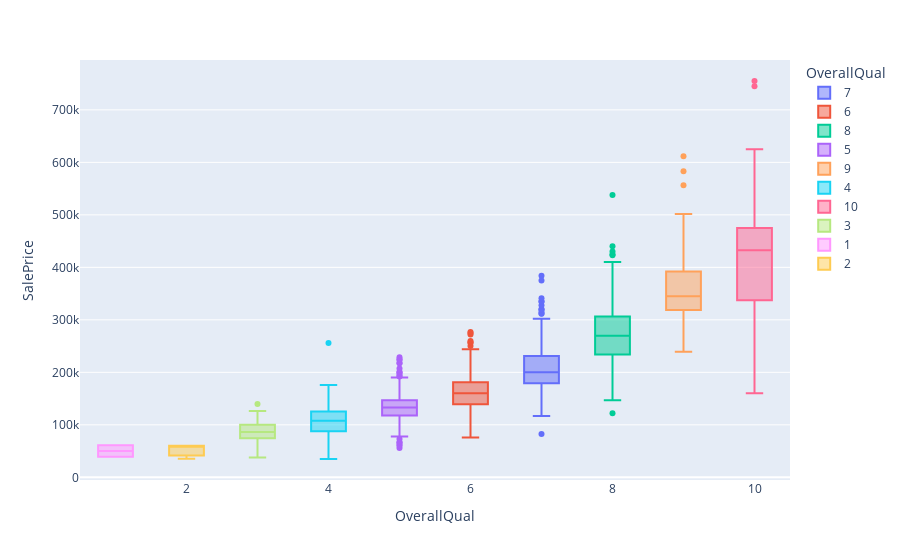

The notebook cell saved with this chart:
### Code cell
pex.box(graficas, x="OverallQual", y = "SalePrice", color = "OverallQual")

### Figure 1 — Plotly figure (JSON) as saved in the notebook; plotly's stock layout.template omitted (floating-point values rounded to 4 significant figures; data arrays with more than 128 entries replaced by an {"elided": "..."} marker saying what was removed)
{"data": [{"alignmentgroup": "True", "hovertemplate": "OverallQual=%{x}<br>SalePrice=%{y}<extra></extra>", "legendgroup": "7", "marker": {"color": "#636efa"}, "name": "7", "notched": false, "offsetgroup": "7", "orientation": "v", "showlegend": true, "type": "box", "x": {"elided": "319 int values"}, "x0": " ", "xaxis": "x", "y": {"elided": "319 int values"}, "y0": " ", "yaxis": "y"}, {"alignmentgroup": "True", "hovertemplate": "OverallQual=%{x}<br>SalePrice=%{y}<extra></extra>", "legendgroup": "6", "marker": {"color": "#EF553B"}, "name": "6", "notched": false, "offsetgroup": "6", "orientation": "v", "showlegend": true, "type": "box", "x": {"elided": "374 int values"}, "x0": " ", "xaxis": "x", "y": {"elided": "374 int values"}, "y0": " ", "yaxis": "y"}, {"alignmentgroup": "True", "hovertemplate": "OverallQual=%{x}<br>SalePrice=%{y}<extra></extra>", "legendgroup": "8", "marker": {"color": "#00cc96"}, "name": "8", "notched": false, "offsetgroup": "8", "orientation": "v", "showlegend": true, "type": "box", "x": {"elided": "168 int values"}, "x0": " ", "xaxis": "x", "y": {"elided": "168 int values"}, "y0": " ", "yaxis": "y"}, {"alignmentgroup": "True", "hovertemplate": "OverallQual=%{x}<br>SalePrice=%{y}<extra></extra>", "legendgroup": "5", "marker": {"color": "#ab63fa"}, "name": "5", "notched": false, "offsetgroup": "5", "orientation": "v", "showlegend": true, "type": "box", "x": {"elided": "397 int values"}, "x0": " ", "xaxis": "x", "y": {"elided": "397 int values"}, "y0": " ", "yaxis": "y"}, {"alignmentgroup": "True", "hovertemplate": "OverallQual=%{x}<br>SalePrice=%{y}<extra></extra>", "legendgroup": "9", "marker": {"color": "#FFA15A"}, "name": "9", "notched": false, "offsetgroup": "9", "orientation": "v", "showlegend": true, "type": "box", "x": [9, 9, 9, 9, 9, 9, 9, 9, 9, 9, 9, 9, 9, 9, 9, 9, 9, 9, 9, 9, 9, 9, 9, 9, 9, 9, 9, 9, 9, 9, 9, 9, 9, 9, 9, 9, 9, 9, 9, 9, 9, 9, 9], "x0": " ", "xaxis": "x", "y": [345000, 277500, 319900, 385000, 412500, 501837, 415298, 360000, 342643, 377426, 266000, 437154, 318061, 394432, 380000, 326000, 374000, 446261, 315000, 325000, 313000, 314813, 370878, 285000, 320000, 264132, 485000, 582933, 350000, 328900, 611657, 320000, 239000, 395192, 315500, 556581, 335000, 367294, 378500, 325000, 333168, 315000, 377500], "y0": " ", "yaxis": "y"}, {"alignmentgroup": "True", "hovertemplate": "OverallQual=%{x}<br>SalePrice=%{y}<extra></extra>", "legendgroup": "4", "marker": {"color": "#19d3f3"}, "name": "4", "notched": false, "offsetgroup": "4", "orientation": "v", "showlegend": true, "type": "box", "x": [4, 4, 4, 4, 4, 4, 4, 4, 4, 4, 4, 4, 4, 4, 4, 4, 4, 4, 4, 4, 4, 4, 4, 4, 4, 4, 4, 4, 4, 4, 4, 4, 4, 4, 4, 4, 4, 4, 4, 4, 4, 4, 4, 4, 4, 4, 4, 4, 4, 4, 4, 4, 4, 4, 4, 4, 4, 4, 4, 4, 4, 4, 4, 4, 4, 4, 4, 4, 4, 4, 4, 4, 4, 4, 4, 4, 4, 4, 4, 4, 4, 4, 4, 4, 4, 4, 4, 4, 4, 4, 4, 4, 4, 4, 4, 4, 4, 4, 4, 4, 4, 4, 4, 4, 4, 4, 4, 4, 4, 4, 4, 4, 4, 4, 4, 4], "x0": " ", "xaxis": "x", "y": [90000, 68500, 40000, 82000, 113000, 80000, 129500, 91000, 135750, 136500, 123600, 109900, 94750, 128950, 100000, 100000, 115000, 103200, 140000, 141000, 107000, 97000, 141000, 88000, 82500, 82000, 134432, 100000, 150000, 109008, 81000, 118000, 256000, 89471, 86000, 34900, 106250, 86000, 111250, 108000, 108000, 133000, 118500, 75500, 84500, 108000, 137500, 137500, 87000, 55000, 102776, 129000, 124500, 135000, 120500, 103000, 98000, 96500, 102000, 107900, 109900, 93000, 128000, 129000, 132250, 118500, 106500, 110000, 75000, 135000, 79900, 150000, 135000, 85500, 110000, 121600, 88000, 176000, 84000, 97000, 80000, 84900, 83500, 128000, 112000, 115000, 135000, 80000, 108959, 168000, 148000, 116050, 107000, 113000, 145000, 80500, 101800, 161500, 68400, 119000, 111000, 82500, 55000, 100000, 52500, 123000, 108500, 104900, 105000, 125500, 125500, 90000, 122500, 64500, 120500, 112000], "y0": " ", "yaxis": "y"}, {"alignmentgroup": "True", "hovertemplate": "OverallQual=%{x}<br>SalePrice=%{y}<extra></extra>", "legendgroup": "10", "marker": {"color": "#FF6692"}, "name": "10", "notched": false, "offsetgroup": "10", "orientation": "v", "showlegend": true, "type": "box", "x": [10, 10, 10, 10, 10, 10, 10, 10, 10, 10, 10, 10, 10, 10, 10, 10, 10, 10], "x0": " ", "xaxis": "x", "y": [438780, 475000, 386250, 426000, 555000, 402861, 184750, 325000, 451950, 755000, 385000, 337500, 625000, 745000, 465000, 160000, 466500, 310000], "y0": " ", "yaxis": "y"}, {"alignmentgroup": "True", "hovertemplate": "OverallQual=%{x}<br>SalePrice=%{y}<extra></extra>", "legendgroup": "3", "marker": {"color": "#B6E880"}, "name": "3", "notched": false, "offsetgroup": "3", "orientation": "v", "showlegend": true, "type": "box", "x": [3, 3, 3, 3, 3, 3, 3, 3, 3, 3, 3, 3, 3, 3, 3, 3, 3, 3, 3, 3], "x0": " ", "xaxis": "x", "y": [107400, 85000, 76500, 126175, 87500, 120000, 67000, 52000, 93500, 37900, 91000, 82000, 139600, 81000, 92900, 95000, 72500, 79000, 58500, 105000], "y0": " ", "yaxis": "y"}, {"alignmentgroup": "True", "hovertemplate": "OverallQual=%{x}<br>SalePrice=%{y}<extra></extra>", "legendgroup": "1", "marker": {"color": "#FF97FF"}, "name": "1", "notched": false, "offsetgroup": "1", "orientation": "v", "showlegend": true, "type": "box", "x": [1, 1], "x0": " ", "xaxis": "x", "y": [61000, 39300], "y0": " ", "yaxis": "y"}, {"alignmentgroup": "True", "hovertemplate": "OverallQual=%{x}<br>SalePrice=%{y}<extra></extra>", "legendgroup": "2", "marker": {"color": "#FECB52"}, "name": "2", "notched": false, "offsetgroup": "2", "orientation": "v", "showlegend": true, "type": "box", "x": [2, 2, 2], "x0": " ", "xaxis": "x", "y": [60000, 35311, 60000], "y0": " ", "yaxis": "y"}], "layout": {"boxmode": "overlay", "legend": {"title": {"text": "OverallQual"}, "tracegroupgap": 0}, "margin": {"t": 60}, "xaxis": {"anchor": "y", "categoryarray": [7, 6, 8, 5, 9, 4, 10, 3, 1, 2], "categoryorder": "array", "domain": [0, 1], "title": {"text": "OverallQual"}}, "yaxis": {"anchor": "x", "domain": [0, 1], "title": {"text": "SalePrice"}}}}
